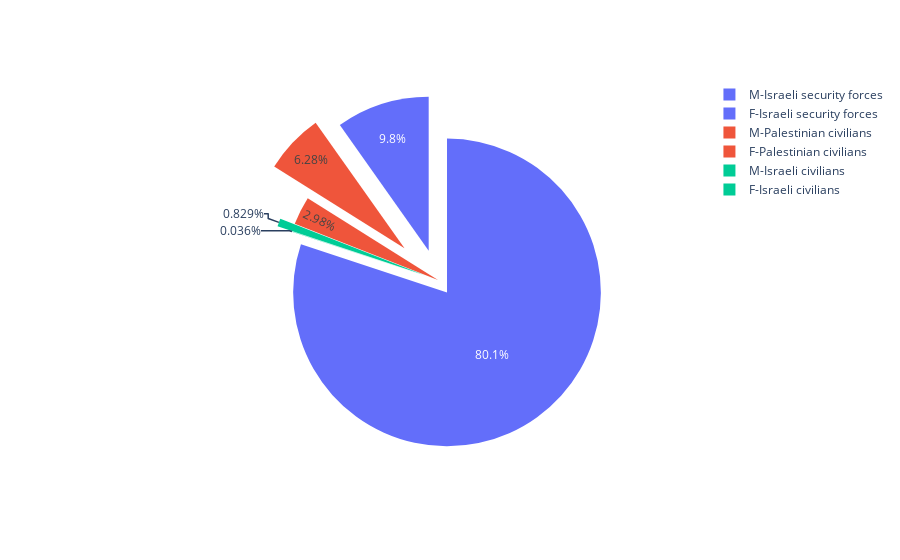

The cell this chart's notebook holds for it:
### Markdown cell above
**Getting the kill count by gender**

### Code cell
kill_count = conflict_df.groupby("gender")["killed_by"].value_counts().reset_index(name="count")
gender_inc = kill_count["gender"] + "-" + kill_count["killed_by"]
gender_inc
# Visualizing using a sliced pie chart
fig = px.pie(kill_count, values="count", names=gender_inc, color="killed_by")
fig.update_traces(pull=[0.2, 0, 0, 0.1, 0.3, 0.1])
fig.show()

### Figure 1 — Plotly figure (JSON) as saved in the notebook; plotly's stock layout.template omitted (floating-point values rounded to 4 significant figures)
{"data": [{"customdata": [["Israeli security forces"], ["Palestinian civilians"], ["Israeli civilians"], ["Israeli security forces"], ["Palestinian civilians"], ["Israeli civilians"]], "domain": {"x": [0, 1], "y": [0, 1]}, "hovertemplate": "label=%{label}<br>count=%{value}<br>killed_by=%{customdata[0]}<extra></extra>", "labels": ["F-Israeli security forces", "F-Palestinian civilians", "F-Israeli civilians", "M-Israeli security forces", "M-Palestinian civilians", "M-Israeli civilians"], "legendgroup": "", "marker": {"colors": ["#636efa", "#EF553B", "#00cc96", "#636efa", "#EF553B", "#00cc96"]}, "name": "", "pull": [0.2, 0, 0, 0.1, 0.3, 0.1], "showlegend": true, "type": "pie", "values": [1088, 331, 4, 8892, 697, 92]}], "layout": {"legend": {"tracegroupgap": 0}, "margin": {"t": 60}}}
